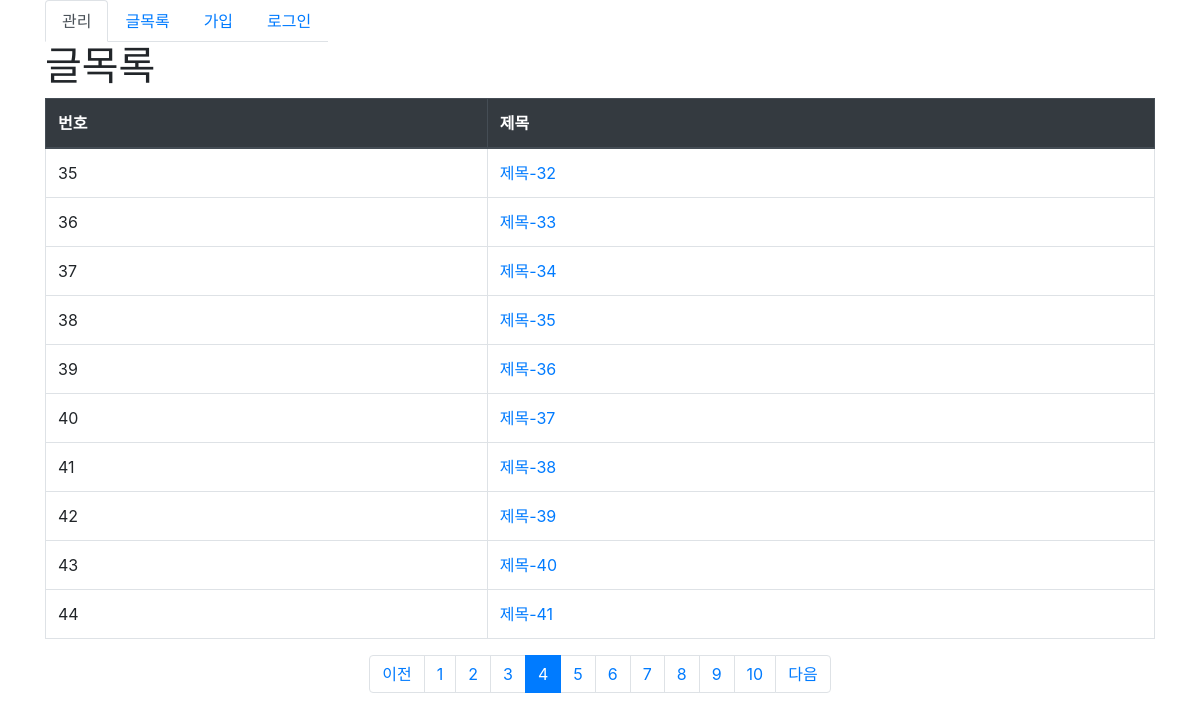
Page /board/list?page=4 on the committed database.
### board/models.py (models this page shows, shortened)
class Post(models.Model):
    writer = models.ForeignKey(CustomUser, on_delete=models.SET_NULL, verbose_name='작성자', null=True, blank=True)
    title = models.CharField(max_length=255, verbose_name="글제목")# NOT NULL, 빈문자열을 허용 X
    content = models.TextField(verbose_name="글내용") # TextField: 대용량 text
    category = models.ForeignKey(to=Category, on_delete=models.SET_NULL, verbose_name="글 분류", null=True, blank=True)
    create_at = models.DateTimeField(verbose_name="작성일시", auto_now_add=True)
    update_at = models.DateTimeField(verbose_name="수정일시", auto_now=True)
    up_file = models.FileField(verbose_name="업로드 파일",
                               upload_to='files', # media/files 아래 파일을 저장.
                               null=True, blank=True # null값을 가질수 있는 컬럼.
                               )
    up_image = models.ImageField(verbose_name='업로드 이미지',
                                 upload_to="image/%Y/%m/%d",
                                 null=True, blank=True)

### board/views.py (the view)
# urls.py: path('list', views.PostListView.as_view(), name="list"),
class PostListView(ListView):
    template_name = "board/post_list.html"
    model = Post
    paginate_by = 10
    def get_context_data(self, **kwargs):
        context = super().get_context_data(**kwargs)
        paginator = context['paginator']
        page_group_count = 10 # 페이지 그룹에 속한 페이지 수.
        current_page = int(self.request.GET.get('page', 1))
        start_index = int((current_page-1)/page_group_count) * page_group_count
        end_index = start_index + page_group_count
        page_range = paginator.page_range[start_index:end_index]
        start_page = paginator.page(page_range[0]) # 시작페이지의 page객체
        end_page = paginator.page(page_range[-1]) #  마지막페이지의 page객체
        has_previous = start_page.has_previous() # 시작의 이전페이지가 있는지 여부.
        has_next = end_page.has_next()
        context['page_range'] = page_range
        if has_previous:
            context['has_previous'] = has_previous
            context['previous_page_no'] = start_page.previous_page_number # 시작페이지 이전페이지 번호.
        if has_next:
            context['has_next'] = has_next
            context['next_page_no'] = end_page.next_page_number # 마지막 페이지의 다음페이지 번호
        return context

### board/templates/board/post_list.html (shortened to what this page needs)
{%extends 'layout.html'%}
{% load bootstrap4 %}
{%block contents%}
<h1>글목록</h1>
    <table class='table table-bordered'>
        <thead class='thead-dark'>
            <tr>
                <th>번호</th>
                <th>제목</th>
            </tr>
        </thead>
        <tbody>
            {%for i in object_list%}
            <tr>
                <td>
                    {{i.pk}}
                </td>
                <td><a href="{% url 'board:detail' i.pk %}">
                    {{i.title}}
                </a>
                </td>
            </tr>
            {%endfor%}
        </tbody>
    </table>
    {% if is_paginated %}
    <ul class="pagination justify-content-center">
        {% if has_previous %}
        <li class="page-item">
            <a href="{%url 'board:list'%}?page={{previous_page_no}}" class="page-link">이전</a>
        </li>
        {% else %}
        <li class="page-item">
            <span class="page-link">이전</span>
        </li>
    {% endif %}
        {%for page in page_range%}
            {% if page == page_obj.number %}
            <li class="page-item active"><span class="page-link">{{page}}</span></li>
            {% else %}
            <li class="page-item">
                <a class="page-link" href="{%url 'board:list'%}?page={{page}}">{{page}}</a>
            </li>
            {% endif %}
        {%endfor%}
        {% if has_next %}
        <li class="page-item">
            <a href="{%url 'board:list'%}?page={{next_page_no}}" class="page-link">다음</a>
        </li>
        {% else %}
        <li class="page-item">
            <span class="page-link">다음</span>
        </li>
        {% endif %}
    </ul>
    {% endif %}
{%endblock contents%}

### rows in the picture
Post: pk "35", title "제목-32"
Post: pk "36", title "제목-33"
Post: pk "37", title "제목-34"
Post: pk "38", title "제목-35"
Post: pk "39", title "제목-36"
Post: pk "40", title "제목-37"
Post: pk "41", title "제목-38"
Post: pk "42", title "제목-39"
Post: pk "43", title "제목-40"
Post: pk "44", title "제목-41"

### other values in the picture
{{ page }} "1" "2" "3" "5" "6" "7" "8" "9" "10"
{{ page }} "4"
